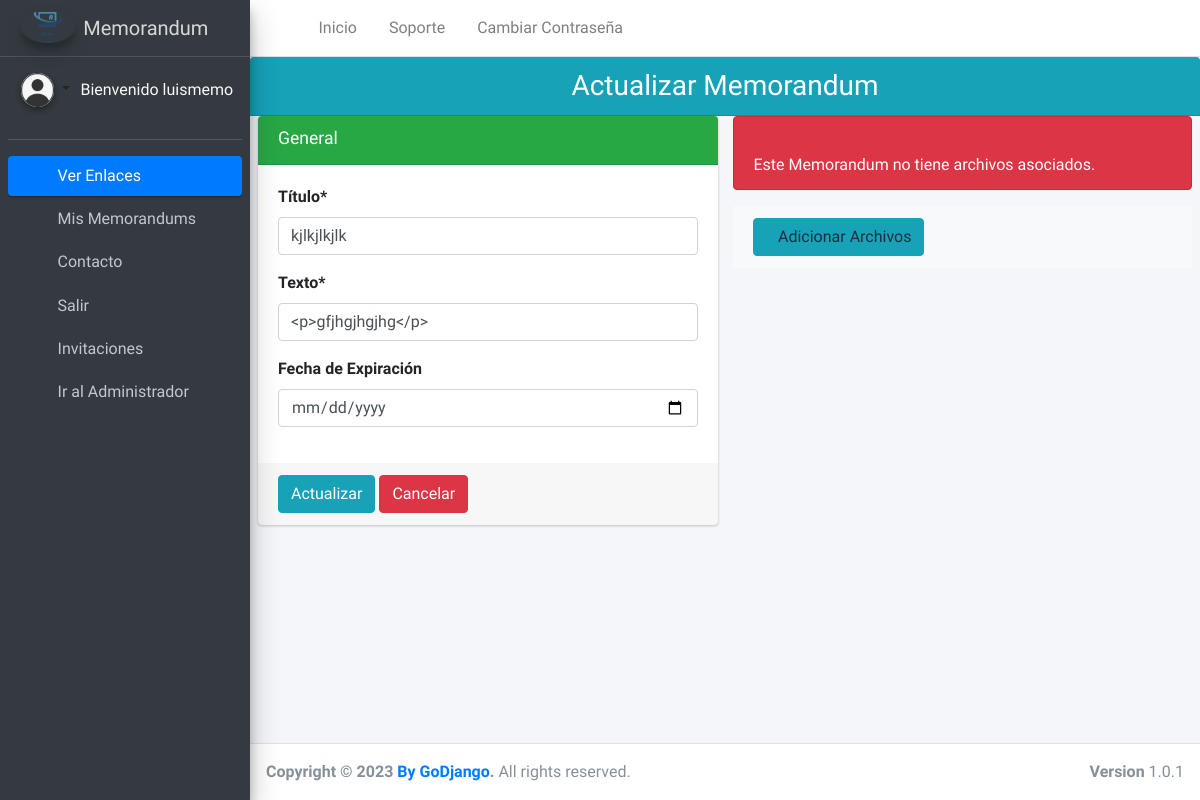
Screenshot of /memos/update_memo/52 (signed in) with the database file from the repository.
### home/models.py (models this page shows, shortened)
class Empresa(SingletonModel):
    nombre = models.CharField(verbose_name='Nombre de la Empresa',max_length=50)
    logo = models.ImageField(verbose_name='Logo de la Empresa',upload_to="Empresa",null=True,blank=True)
    mision = models.TextField(verbose_name='Misión de la Empresa')
    vision = models.TextField(verbose_name='Visión de la Empresa')
    class Meta:
        verbose_name="Empresa"
        verbose_name_plural="Empresas"

### memorandum/models.py (models this page shows, shortened)
class Menorandum(models.Model):
    id = models.BigAutoField(primary_key=True)
    nombre=models.CharField(verbose_name='Título',max_length=200,unique=True)
    texto=RichTextField()
    email=models.EmailField(verbose_name='Correo Electrónico',max_length=255)
    archivos=models.ManyToManyField('Archivos',blank=True)
    date_expiring=models.DateField(verbose_name='Fecha de Expiración', null=True,blank=True)
    user=models.ForeignKey(User, on_delete=models.CASCADE)
    slug=models.SlugField(max_length=255, null=True, blank=True)
    created_at=models.DateTimeField(auto_now_add=True)
    class Meta:
        verbose_name="Memorandum"
        verbose_name_plural="Memorandums"
        permissions=(('can_download_file','Puede descargar archivos asociados'),)
    REQUIRED_FIELDS=['nombre','texto','email']

### memorandum/views.py (the view)
# urls.py: path('update_memo/<int:pk>',UpdateMemo.as_view(),name="update_memorandums"),
class UpdateMemo(LoginRequiredMixin,PermissionRequiredMixin,UpdateView):
    model = Menorandum
    form_class = ModificarMemorandumForm
    template_name = "memo/update_memo.html"
    success_url = reverse_lazy('list_memorandums')
    context_object_name='menorandum'
    permission_required = 'memorandum.change_menorandum'
    def get_context_data(self,**kwargs):
        context=super().get_context_data(**kwargs)
        context['empresa']=Empresa.objects.first()
        m=Menorandum.objects.filter(id=self.object.id).values('nombre')
        a=m[0]['nombre']
        context['archivos']=Archivos.objects.filter(memo=a)
        return context

### memorandum/forms.py
class ModificarMemorandumForm(ModelForm):
    class Meta:
        model=Menorandum
        fields = ['nombre','texto','date_expiring']
        exclude = ['email','archivos','slug','user','created_at']
        widgets = {
            'date_expiring': DateInput(attrs={'required':False},format='%Y-%m-%d'),
            'texto': CKEditorWidget(),
        }

### memorandum/context.py (called while the page is built)
def cant_inv(request):
    if request.user.is_authenticated:
       inv=Invitacion.objects.filter(destinatarios__in=Destinatarios.objects.filter(destinatario=request.user)).count()
    else:
        inv="Debes hacer Login"
    return {'c_invitacion':inv}

### memorandum/templates/memo/update_memo.html (shortened to what this page needs)
{% extends 'CRUD/create.html' %}
{% load static %}
{% load crispy_forms_tags %}
{% load crispy_forms_field %}
{% block body %}
<div class="content-wrapper">
    <div class="card-header bg-info text-white">
        {% block titulo %}
            <h3 style="margin:auto; text-align: center;" class="container-fluid">Actualizar Memorandum</h3>
        {% endblock %}
    </div>
    <section class="content">
        <div class="row">
          <div class="col-md-6">
            <div class="card card-success">
              <div class="card-header">
                <h3 class="card-title">General</h3>
                <div class="card-tools">
                  <button type="button" class="btn btn-tool" data-card-widget="collapse" data-toggle="tooltip" title="Collapse">
                </div>
              </div>
              <form style="for form-control form-row" enctype="multipart/form-data" method="post" >
                  <div class="card-body">
                      {% block forms %}
                      {{ form|crispy|safe }}
                      {% endblock %}
                  </div>
                  {%block upd%}
                      <div class="card-footer">
                          <input type="submit" class="btn btn-info" value="Actualizar">
                          <a href="{% url 'list_memorandums' %}" class="btn btn-danger" >Cancelar</a>
                      </div>
                  {%endblock%}
              </form>
            </div>
          </div>
          <div class="col-md-6">
            {% if archivos %}
            <div class="card card-success">
              <div class="card-header">
                <h3 class="card-title">Archivos</h3>
                <div class="card-tools">
                  <button type="button" class="btn btn-tool" data-card-widget="collapse" data-toggle="tooltip" title="Collapse">
                </div>
              </div>
              <div class="card-footer bg-light">
                {% if perms.memorandum.add_archivos %}
                <a href="{% url 'add_archivos' menorandum.id %}" title="Adicionar" class="btn btn-info"><i class='fas fa-plus'></i>Adicionar Archivos</a>
                {% endif %}
              </div>
             <div class="card-body p-0">
                <table class="table">
                    <thead>
                      <tr>
                    <td>Nombre</td>
                    <td>Acciones</td>
                        <th></th>
                      </tr>
                    </thead>
                    <tbody>
                      <tr>
                        {% for m in archivos %}
                        <tr>
                            <td>{{ m.archivos }}</td>
                            <td>{{ m.created_at }}</td>
                            <td>
                                <a href="{% url 'update_archivo' m.id %}" title="Actualizar" class="btn  btn-success"><i class='fas fa-edit'></i></a>
                                <a href="{% url 'delete_archivo' m.id %}" id="eliminar" title="Eliminar" class="btn btn-danger"><i class='fas fa-trash-alt'></i></a>
                            </td>
                        </tr>
                    {% endfor %}
                    </tbody>
                </table>
              </div>
            </div>
            {% else %}
            <div class="alert alert-danger">
                <br>
                Este Memorandum no tiene archivos asociados.
                <br>
            </div>
            <div class="card-footer bg-light">
              {% if perms.memorandum.add_archivos %}
              <a href="{% url 'add_archivos' menorandum.id %}" title="Adicionar" class="btn btn-info"><i class='fas fa-plus'></i>Adicionar Archivos</a>
              {% endif %}
            </div>
            {% endif %}
          </div>
        </div>
    </section>
</div>
{% endblock %}

### home/templates/memorandum/base.html (shortened to what this page needs)
{% load static %}
<!DOCTYPE html>
<html>
{% block head %}
<head>
  <link rel="stylesheet" href="{% static 'plugins/fontawesome-free/css/all.min.css' %}">
  <link rel="stylesheet" href="https://code.ionicframework.com/ionicons/2.0.1/css/ionicons.min.css">
  <link rel="stylesheet" href="{% static 'plugins/tempusdominus-bootstrap-4/css/tempusdominus-bootstrap-4.min.css' %}">
  <link rel="stylesheet" href="{% static 'plugins/icheck-bootstrap/icheck-bootstrap.min.css' %}">
  <link rel="stylesheet" href="{% static 'plugins/jqvmap/jqvmap.min.css' %}">
  <link rel="stylesheet" href="{% static 'dist/css/adminlte.min.css' %}">
  <link rel="stylesheet" href="{% static 'plugins/overlayScrollbars/css/OverlayScrollbars.min.css' %}">
  <link rel="stylesheet" href="{% static 'plugins/daterangepicker/daterangepicker.css' %}">
  <link rel="stylesheet" href="{% static 'plugins/summernote/summernote-bs4.css' %}">
</head>
{% endblock %}
{% block nav %}
<body class="hold-transition sidebar-mini layout-fixed">
<div class="wrapper">
  <nav class="main-header navbar navbar-expand navbar-white navbar-light">
    <ul class="navbar-nav">
      <li class="nav-item">
        <a class="nav-link" data-widget="pushmenu" href="#" role="button"><i class="fas fa-bars"></i></a>
      </li>
      <li class="nav-item d-none d-sm-inline-block">
        <a href="{% url 'Home' %}" class="nav-link">Inicio</a>
      </li>
      <li class="nav-item d-none d-sm-inline-block">
        <a href="{% url 'Contacto' %}" class="nav-link">Soporte</a>
      </li>
      <li class="nav-item d-none d-sm-inline-block">
        <a href="{% url 'Cambiar_Contraseña' %}" class="nav-link">Cambiar Contraseña</a>
      </li>
    </ul>
  </nav>
  <aside class="main-sidebar sidebar-dark-primary elevation-4">
    <a href="{% url 'Home' %}" class="brand-link">
      <img src="{{empresa.logo.url}}" alt="Logo" class="brand-image img-circle elevation-3"
           style="opacity: .8">
      <span class="brand-text font-weight-light">Memorandum</span>
    </a>
    <div class="sidebar">
      <div class="user-panel mt-3 pb-3 mb-3 d-flex">
        <div class="image dropdown-toggle">
          <img src="{% static 'dist/img/profile.png' %}" class="img-circle elevation-2" alt="User Image">
        </div>
        {% if user.is_authenticated %}
        <div class="info ">
          <p class="d-block text-light">Bienvenido {{user}}</p>
        </div>
        {% endif %}
      </div>
      <nav class="mt-2">
        <ul class="nav nav-pills nav-sidebar flex-column" data-widget="treeview" role="menu" data-accordion="false">
          <li class="nav-item has-treeview menu-open">
            <a href="#" class="nav-link active">
              <i class="nav-icon fas fa-tachometer-alt"></i>
              <p>
                Ver Enlaces
                <i class="right fas fa-angle-left"></i>
              </p>
            </a>
            <ul class="nav nav-treeview">
              {% if perms.memorandum.view_menorandum %}
              <li class="nav-item">
                <a href="{% url 'list_memorandums' %}" class="nav-link ">
                  <i class="fas fa-pen nav-icon"></i>
                  <p>Mis Memorandums</p>
                </a>
              </li>
              {% endif %}
              <li class="nav-item">
                <a href="{% url 'Contacto' %}" class="nav-link">
                  <i class="fas fa-comments nav-icon"></i>
                  <p>Contacto</p>
                </a>
              </li>
              {% if user.is_authenticated %}
              <li class="nav-item">
                <a href="{% url 'logout' %}" class="nav-link">
                  <i class="fas fa-power-off nav-icon"></i>
                  <p>Salir</p>
                </a>
              </li>
              {% endif %}
              {% if user.is_authenticated %}
              <li class="nav-item">
                <a href="{% url 'list_invitaciones' %}" class="nav-link">
                  <i  class="far fa-bell nav-icon"></i>
                  <p>Invitaciones</p>
                </a>
              </li>
              {% endif %}
              {% if user.is_superuser %}
              <li class="nav-item">
                <a href="/admin" class="nav-link">
                  <i class="fa fa-cogs nav-icon"></i>
                  <p>Ir al Administrador</p>
                </a>
              </li>
              {% endif %}
            </ul>
          </li>
      </nav>
    </div>
  </aside>
  {% endblock %}
  {% block body %}{% endblock %}
  {% block foot %}
  <footer class="main-footer">
    <strong>Copyright &copy; 2023 <a href="#">By GoDjango</a>.</strong>
    All rights reserved.
    <div class="float-right d-none d-sm-inline-block">
      <b>Version</b> 1.0.1
    </div>
  </footer>
</div>
</body>
{% endblock %}
</html>

### rows the page displays
Empresa: logo (picture)
Menorandum: nombre "kjlkjlkjlk", texto "<p>gfjhgjhgjhg</p>"

### other values shown
{{ user }} "luismemo"
